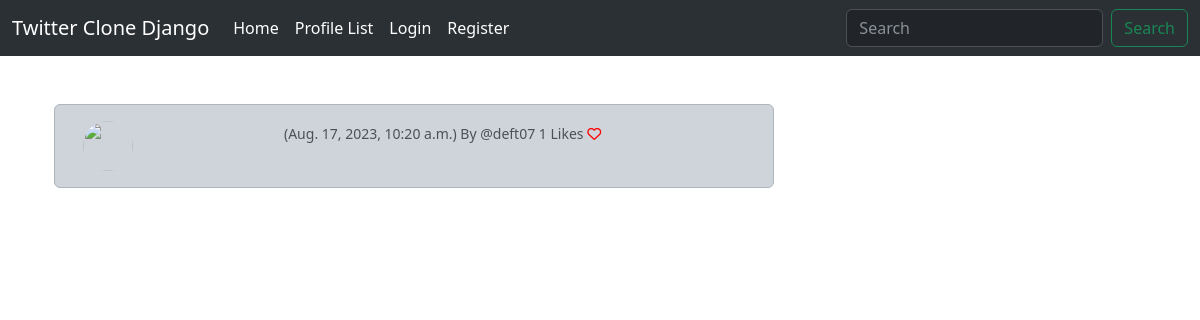
The app's page /tweet_show/6 with its own data.
### twitter/models.py (models this page shows, shortened)
class Tweet(models.Model):
    user = models.ForeignKey(User, related_name='tweets', on_delete=models.DO_NOTHING)
    body = models.CharField(max_length=200)
    created_at = models.DateTimeField(auto_now_add=True)
    likes = models.ManyToManyField(User, related_name="tweet_like", blank=True)
    def number_of_likes(self):
        return self.likes.count()

### twitter/views.py (the view)
# urls.py: path('tweet_show/<int:pk>', views.tweet_show, name='tweet_show'),
def tweet_show(request, pk):
    tweet = get_object_or_404(Tweet, id=pk)
    if tweet:
        return render(request,"show_tweet.html", {'tweet': tweet})
    else:
        message.success(request, ("That tweet doesn't exist"))
        return redirect('home')

### templates/show_tweet.html
{% extends 'base.html' %}
{% load static %}
{% block content %}
    <div class="container text-center">
        <div class="row">
            <div class="col-8">
    <br>
                <div class="alert alert-dark" role="alert">
    <div class="container">
            <div class="row">
                     <div class="col-1">
                         {% if tweet.user.profile.profile_image %}
                            <img src="{{ tweet.user.profile.profile_image.url }}"  width=50 height=50 class="round-circle" alt="{{ profile.user.username }}">
                             {% else %}
                                <img src="{% static 'images/default_profile_pic.png' %}" width=50 height=50 class="rounded-circle" alt="{{ profile.user.username }}">
                             {% endif %}
                     </div>
                    <div class="col-11"
                      {{ tweet.body }} <br>
                      <small class="text-muted">
                       ({{ tweet.created_at }}) By
                       @{{ tweet.user.username }}
                        {{ tweet.number_of_likes }} Likes
                          {% if user in tweet.likes.all %}
                            <a href="{% url 'tweet_like' tweet.id %}">
                                <i class="fa-solid fa-heart" style="color:red"></i></a>
                          {% else %}
                            <a href="{% url 'tweet_like' tweet.id %}">
                                <i class="fa fa-heart-o" style="color:red"></i></a>
                          {% endif %}
                    </small>
                        </div><br> <br>
                                    </div>
                        </div>
            </div>
</div>
<div class="col-4">
        <br><br><br>
</div>
{% endblock %}

### records on screen
Tweet: created_at "Aug. 17, 2023, 10:20 a.m.", user.username "deft07", number_of_likes "1"
